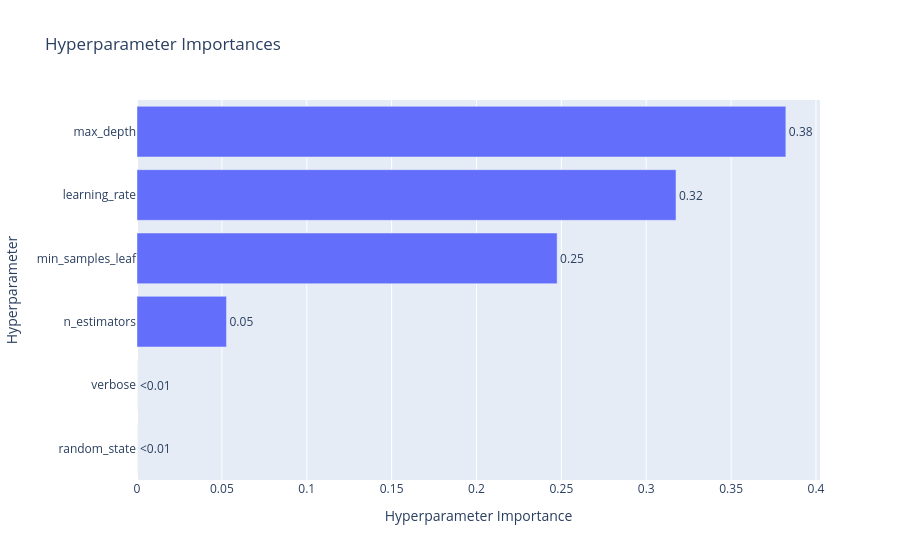

Notebook code for this chart:
### Code cell
# A bar chart ranking hyperparameters by how much they influenced the final score. 
# Often, 2 or 3 parameters do 90% of the work. If a parameter has 0% importance, you can remove it from future runs to simplify the search space.
optuna.visualization.plot_param_importances(Optuna_Study)

### Figure 1 — Plotly figure (JSON) as saved in the notebook; plotly's stock layout.template omitted (floating-point values rounded to 4 significant figures)
{"data": [{"cliponaxis": false, "hovertemplate": ["random_state (CategoricalDistribution): 0.0<extra></extra>", "verbose (CategoricalDistribution): 0.0<extra></extra>", "n_estimators (IntDistribution): 0.05270944562046165<extra></extra>", "min_samples_leaf (IntDistribution): 0.24750134444931135<extra></extra>", "learning_rate (FloatDistribution): 0.31754094453408116<extra></extra>", "max_depth (IntDistribution): 0.38224826539614576<extra></extra>"], "name": "Objective Value", "orientation": "h", "text": ["<0.01", "<0.01", "0.05", "0.25", "0.32", "0.38"], "textposition": "outside", "type": "bar", "x": [0.0, 0.0, 0.05271, 0.2475, 0.3175, 0.3822], "y": ["random_state", "verbose", "n_estimators", "min_samples_leaf", "learning_rate", "max_depth"]}], "layout": {"title": {"text": "Hyperparameter Importances"}, "xaxis": {"title": {"text": "Hyperparameter Importance"}}, "yaxis": {"title": {"text": "Hyperparameter"}}}}
